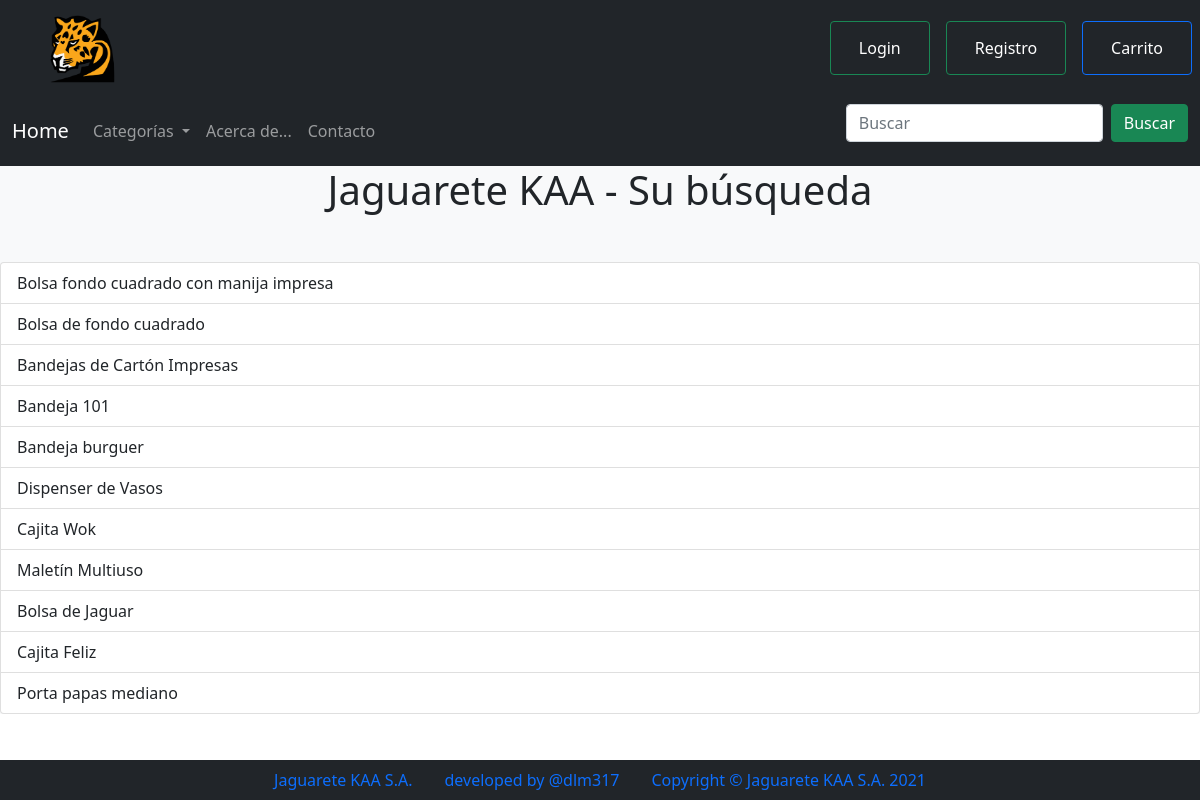
The page /resultado_busqueda/ on the database as committed earlier.
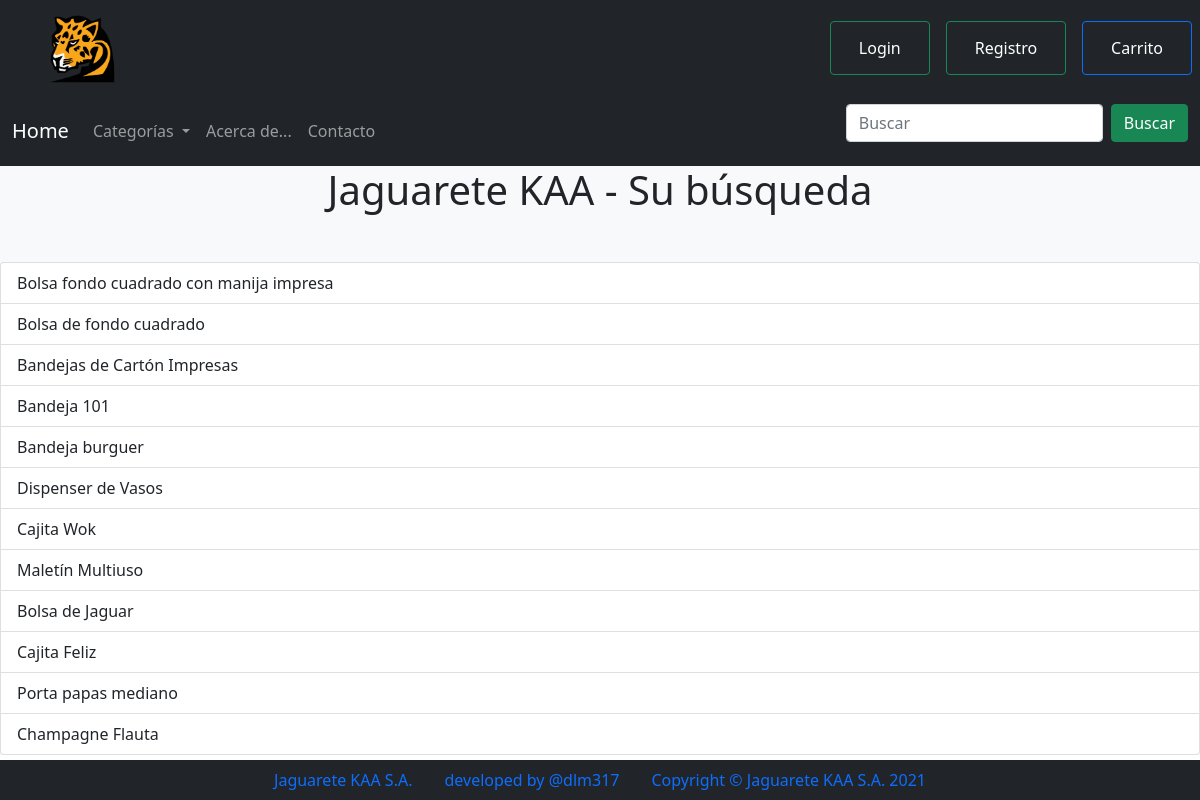
The same page on the database as committed later.
### jaguarete01/models.py (models this page shows, shortened)
class Producto(models.Model):
    class Meta:
        permissions = (("can_add_productos", "Can add productos"),)
    titulo = models.CharField(max_length=100, unique=True)
    categoria_base = models.ForeignKey(Categoria, on_delete=models.CASCADE)
    detalle = models.CharField(max_length=1000, default='N/A')
    precio = models.FloatField()
    imagen = models.ImageField(upload_to='uploaded_images')
    fecha_creacion = models.DateTimeField(auto_now=True)

### jaguarete01/views.py (the view)
# urls.py: path('resultado_busqueda/', views.ResultadoBusqueda.as_view(), name='resultado_busqueda'),
class ResultadoBusqueda(ListView):
    model = Producto
    template_name = 'resultado_busqueda.html'
    def get_queryset(self):
        query = self.request.GET.get('q')
        if query:
            queryset = Producto.objects.filter(
                Q(titulo__icontains=query) | Q(categoria_base__descripcion__icontains=query) | Q(detalle__icontains=query)
        )
            print(queryset)
        else:
            queryset = Producto.objects.all()
        return queryset

### jaguarete01/models.py (called while the page is built)
    def __str__(self):
        return self.descripcion

### jaguarete01/templatetags/categorias.py (called while the page is built)
@register.inclusion_tag('categorias.html')
def mostrar_categorias():
    return {'categorias': Categoria.objects.all()}

### jaguarete01/templates/resultado_busqueda.html (shortened to what this page needs)
{% extends "template.html" %}
{% load categorias %}
{% load static %}  {% block body %}
<h1 class="text-center mb-5">Jaguarete KAA - Su búsqueda</h1>
<div class="list-group mt-3">
  {% for producto in object_list %}
  <a href="{% url 'jaguarete01:producto' pk=producto.id%}" class="list-group-item list-group-item-action">
    {{ producto.titulo}}
  </a>
  {% empty%}
  <p class="text-center">
    Perdona, no encontramos lo que buscabas, puedes probar de nuevo si lo deseas.
</p>
  {% endfor %}
</div>
{% endblock %}

### jaguarete01/templates/template.html (shortened to what this page needs)
{% load static %}
{% load categorias %}
<html lang="en">
  <head>
    <link
      href="https://cdn.jsdelivr.net/npm/bootstrap@5.0.0-beta3/dist/css/bootstrap.min.css"
      rel="stylesheet"
    />
    <link rel="stylesheet" href="{% static 'css/style.css' %}" />
  </head>
  <body class="d-flex flex-column min-vh-100">
    <nav class="navbar  navbar-dark bg-dark" >
        <a class="navbar-brand mx-5" href="{% url 'jaguarete01:index' %}"><img src="{% static 'img/logo.png' %}" style="width:70px; height:70px" alt="" srcset=""></a>
    <ul class="nav justify-content-end">
        {% if request.user.is_authenticated %}
        {% else %}
        <li class="nav-item">
          <button class="btn btn-outline-success mx-2" type="submit"><a class="nav-link text-white" href="{% url 'jaguarete01:login'%}">Login</a></button>
        </li>
        <li class="nav-item">
          <button class="btn btn-outline-success mx-2" type="submit"><a class="nav-link text-white" href="{% url 'jaguarete01:registro'%}">Registro</a></button>
        </li>
        {% endif %}
        <li class="nav-item">
          <button class="btn btn-outline-Primary mx-2" type="submit"><a class="nav-link text-white" href="{% url 'jaguarete01:resumen_compra'%}">Carrito</a></button>
        </li>
      </ul>
    </nav>
    <nav class="navbar navbar-expand-lg navbar-dark bg-dark">
        <div class="container-fluid">
          <a class="navbar-brand" href="{% url 'jaguarete01:index' %}">Home</a>
          <div class="collapse navbar-collapse" id="navbarSupportedContent">
            <ul class="navbar-nav me-auto mb-2 mb-lg-0">
              <li class="nav-item dropdown">
                <a class="nav-link dropdown-toggle" role="button" data-bs-toggle="dropdown" aria-expanded="false">
                  Categorías
                </a>
              </li>
              <li class="nav-item">
                <a class="nav-link" href="{% url 'jaguarete01:acerca_de' %}">Acerca de...</a>
              </li>
              <li class="nav-item">
                <a class="nav-link" href="mailto:email@dejaguaretekaa.com.ar">
                  Contacto
                </a>
              </li>
            </ul>
            <form class="d-flex" action="{% url 'jaguarete01:resultado_busqueda'%}" method="GET">{% csrf_token %}
              <input class="form-control me-2" type="text" placeholder="Buscar" aria-label="Search" name="q">
              <button class="btn btn-success" type="submit">Buscar</button>
            </form>
          </div>
        </div>
      </nav>
    <div class="bg-light">
    {% block body %}{% endblock %}
    </div>
    <ul class="nav justify-content-center bg-dark mt-auto">
        <li class="nav-item">
          <a class="nav-link active" aria-current="page" href="#">Jaguarete KAA S.A.</a>
        </li>
        <li class="nav-item">
          <a class="nav-link" href="#">developed by @dlm317</a>
        </li>
        <li class="nav-item">
          <a class="nav-link" href="#">Copyright © Jaguarete KAA S.A. 2021</a>
        </li>
      </ul>
  </body>
</html>

Rows that differ between the two databases and show on the page:
added Producto: titulo "Champagne Flauta"
